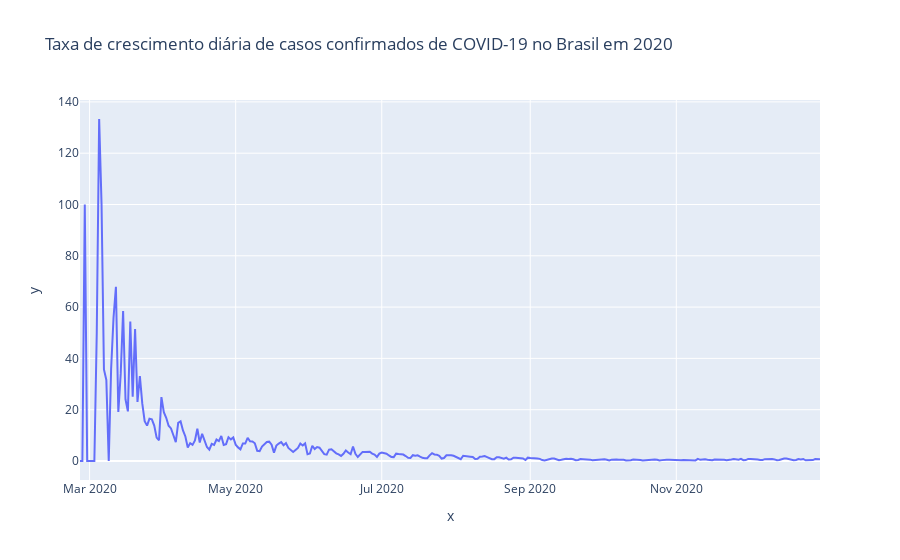

The notebook cell this image was saved under:
### Code cell
px.line(x=pd.date_range(first_day, brazil_2020.date.max())[1:], 
        y=total_cases_rate, title='Taxa de crescimento diária de casos confirmados de COVID-19 no Brasil em 2020')

### Figure 1 — Plotly figure (JSON) as saved in the notebook; plotly's stock layout.template omitted (floating-point values rounded to 4 significant figures; data arrays with more than 128 entries replaced by an {"elided": "..."} marker saying what was removed)
{"data": [{"hovertemplate": "x=%{x}<br>y=%{y}<extra></extra>", "legendgroup": "", "line": {"color": "#636efa", "dash": "solid"}, "marker": {"symbol": "circle"}, "mode": "lines", "name": "", "orientation": "v", "showlegend": false, "type": "scatter", "x": {"elided": "310 str values"}, "xaxis": "x", "y": {"elided": "310 float values"}, "yaxis": "y"}], "layout": {"legend": {"tracegroupgap": 0}, "title": {"text": "Taxa de crescimento diária de casos confirmados de COVID-19 no Brasil em 2020"}, "xaxis": {"anchor": "y", "domain": [0, 1], "title": {"text": "x"}}, "yaxis": {"anchor": "x", "domain": [0, 1], "title": {"text": "y"}}}}
